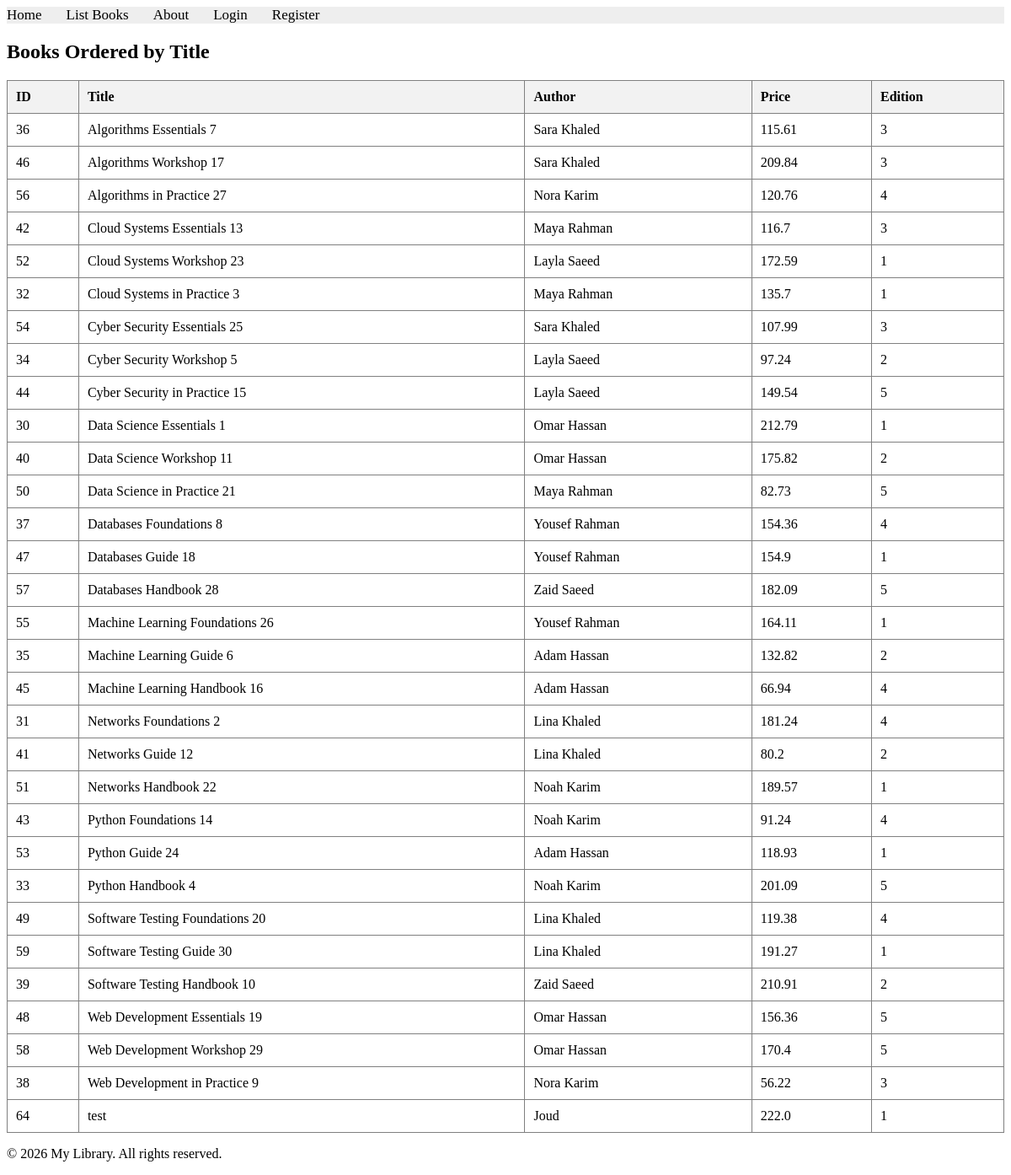
The app's page /books/lab8/task4 with its own data.
### apps/bookmodule/models.py (models this page shows, shortened)
class Book(models.Model):
    title = models.CharField(max_length=100)
    author = models.CharField(max_length=50, blank=True)
    price = models.FloatField(default=0.0)
    quantity = models.IntegerField(default=1)
    pubdate = models.DateTimeField(null=True, blank=True)
    rating = models.SmallIntegerField(default=1)
    edition = models.SmallIntegerField(default=1)
    publisher = models.ForeignKey(
        Publisher,
        null=True,
        blank=True,
        on_delete=models.SET_NULL,
    )
    authors = models.ManyToManyField(Author, blank=True)

### apps/bookmodule/views.py (the view)
# urls.py: path('lab8/task4', views.lab8_task4, name="books.lab8_task4"),
def lab8_task4(request):
    books = Book.objects.order_by('title')
    return render(request, 'bookmodule/lab8_task4.html', {'books': books})

### apps/templates/bookmodule/lab8_task4.html (shortened to what this page needs)
{% extends "layouts/base.html" %}
{% block content %}
<h2>Books Ordered by Title</h2>
<table border="1" style="width: 100%; border-collapse: collapse; margin-top: 20px;">
    <thead>
        <tr style="background-color: #f2f2f2; text-align: left;">
            <th style="padding: 10px;">ID</th>
            <th style="padding: 10px;">Title</th>
            <th style="padding: 10px;">Author</th>
            <th style="padding: 10px;">Price</th>
            <th style="padding: 10px;">Edition</th>
        </tr>
    </thead>
    <tbody>
        {% for book in books %}
        <tr>
            <td style="padding: 10px;">{{ book.id }}</td>
            <td style="padding: 10px;">{{ book.title }}</td>
            <td style="padding: 10px;">{{ book.author }}</td>
            <td style="padding: 10px;">{{ book.price }}</td>
            <td style="padding: 10px;">{{ book.edition }}</td>
        </tr>
        {% empty %}
        <tr>
            <td colspan="5" style="text-align: center; padding: 10px;">No books found.</td>
        </tr>
        {% endfor %}
    </tbody>
</table>
{% endblock content %}

### records on screen
Book: id "36", title "Algorithms Essentials 7", author "Sara Khaled", price "115.61", edition "3"
Book: id "46", title "Algorithms Workshop 17", author "Sara Khaled", price "209.84", edition "3"
Book: id "56", title "Algorithms in Practice 27", author "Nora Karim", price "120.76", edition "4"
Book: id "42", title "Cloud Systems Essentials 13", author "Maya Rahman", price "116.7", edition "3"
Book: id "52", title "Cloud Systems Workshop 23", author "Layla Saeed", price "172.59", edition "1"
Book: id "32", title "Cloud Systems in Practice 3", author "Maya Rahman", price "135.7", edition "1"
Book: id "54", title "Cyber Security Essentials 25", author "Sara Khaled", price "107.99", edition "3"
Book: id "34", title "Cyber Security Workshop 5", author "Layla Saeed", price "97.24", edition "2"
Book: id "44", title "Cyber Security in Practice 15", author "Layla Saeed", price "149.54", edition "5"
Book: id "30", title "Data Science Essentials 1", author "Omar Hassan", price "212.79", edition "1"
Book: id "40", title "Data Science Workshop 11", author "Omar Hassan", price "175.82", edition "2"
Book: id "50", title "Data Science in Practice 21", author "Maya Rahman", price "82.73", edition "5"
Book: id "37", title "Databases Foundations 8", author "Yousef Rahman", price "154.36", edition "4"
Book: id "47", title "Databases Guide 18", author "Yousef Rahman", price "154.9", edition "1"
Book: id "57", title "Databases Handbook 28", author "Zaid Saeed", price "182.09", edition "5"
Book: id "55", title "Machine Learning Foundations 26", author "Yousef Rahman", price "164.11", edition "1"
Book: id "35", title "Machine Learning Guide 6", author "Adam Hassan", price "132.82", edition "2"
Book: id "45", title "Machine Learning Handbook 16", author "Adam Hassan", price "66.94", edition "4"
Book: id "31", title "Networks Foundations 2", author "Lina Khaled", price "181.24", edition "4"
Book: id "41", title "Networks Guide 12", author "Lina Khaled", price "80.2", edition "2"
Book: id "51", title "Networks Handbook 22", author "Noah Karim", price "189.57", edition "1"
Book: id "43", title "Python Foundations 14", author "Noah Karim", price "91.24", edition "4"
Book: id "53", title "Python Guide 24", author "Adam Hassan", price "118.93", edition "1"
Book: id "33", title "Python Handbook 4", author "Noah Karim", price "201.09", edition "5"
Book: id "49", title "Software Testing Foundations 20", author "Lina Khaled", price "119.38", edition "4"
Book: id "59", title "Software Testing Guide 30", author "Lina Khaled", price "191.27", edition "1"
Book: id "39", title "Software Testing Handbook 10", author "Zaid Saeed", price "210.91", edition "2"
Book: id "48", title "Web Development Essentials 19", author "Omar Hassan", price "156.36", edition "5"
Book: id "58", title "Web Development Workshop 29", author "Omar Hassan", price "170.4", edition "5"
Book: id "38", title "Web Development in Practice 9", author "Nora Karim", price "56.22", edition "3"
Book: id "64", title "test", author "Joud", price "222.0", edition "1"
